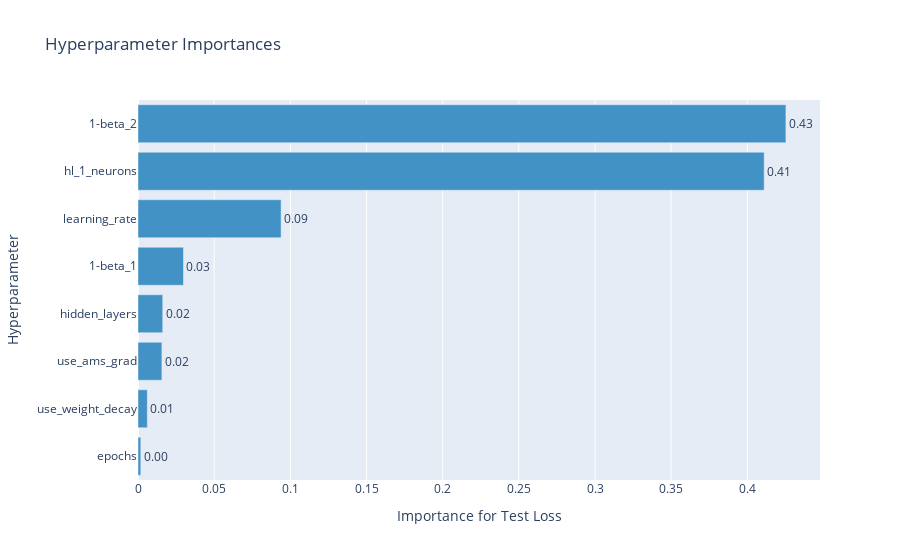

Write notebook code for a chart like this one.
### Code cell
optuna.visualization.plot_param_importances(
    study
    , target = lambda t: t.values[1]
    , target_name = 'Test Loss')

### Figure 1 — Plotly figure (JSON) as saved in the notebook; plotly's stock layout.template omitted (floating-point values rounded to 4 significant figures)
{"data": [{"cliponaxis": false, "hovertemplate": ["epochs (IntUniformDistribution): 0.001824850529113119<extra></extra>", "use_weight_decay (CategoricalDistribution): 0.00611660162754029<extra></extra>", "use_ams_grad (CategoricalDistribution): 0.01568183219073151<extra></extra>", "hidden_layers (IntUniformDistribution): 0.016231991104191025<extra></extra>", "1-beta_1 (LogUniformDistribution): 0.02984967988213309<extra></extra>", "learning_rate (LogUniformDistribution): 0.0939252675591483<extra></extra>", "hl_1_neurons (IntUniformDistribution): 0.4110521039375053<extra></extra>", "1-beta_2 (LogUniformDistribution): 0.42531767316963726<extra></extra>"], "marker": {"color": "rgb(66,146,198)"}, "orientation": "h", "text": ["0.001824850529113119", "0.00611660162754029", "0.01568183219073151", "0.016231991104191025", "0.02984967988213309", "0.0939252675591483", "0.4110521039375053", "0.42531767316963726"], "textposition": "outside", "texttemplate": "%{text:.2f}", "type": "bar", "x": [0.001825, 0.006117, 0.01568, 0.01623, 0.02985, 0.09393, 0.4111, 0.4253], "y": ["epochs", "use_weight_decay", "use_ams_grad", "hidden_layers", "1-beta_1", "learning_rate", "hl_1_neurons", "1-beta_2"]}], "layout": {"showlegend": false, "title": {"text": "Hyperparameter Importances"}, "xaxis": {"title": {"text": "Importance for Test Loss"}}, "yaxis": {"title": {"text": "Hyperparameter"}}}}
